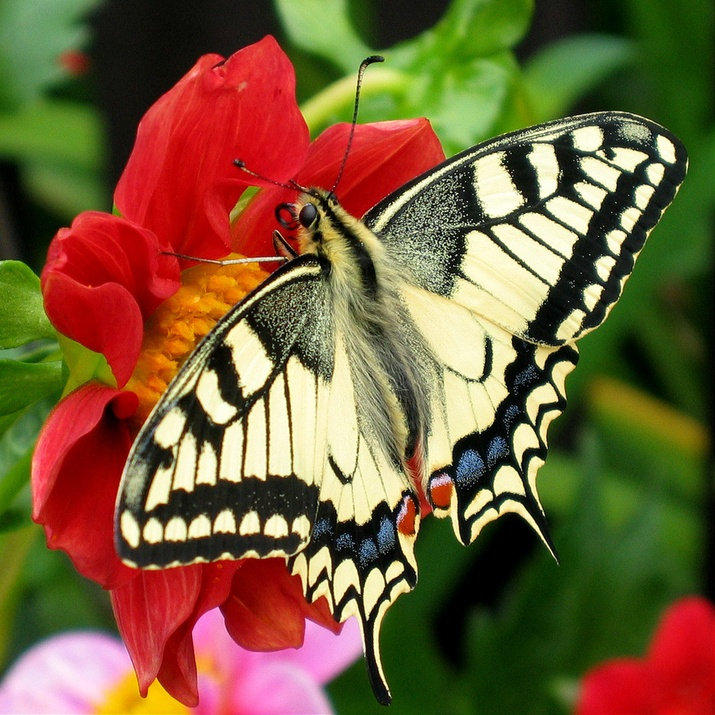
#> input picture butterfly.jpg, 715 x 715 px, shrunk from 931 x 931 before the run
$ python opencv.py
#> lines starting #> are read from the running program, lines starting #| are printed output that depends on the picture
import cv2 as cv


img1 = cv.imread('butterfly.jpg')
#> img1 is the input picture: shape (715, 715, 3); mean B, G, R 57.2, 93.2, 118.3
img2 = cv.imread('flower.jpg')
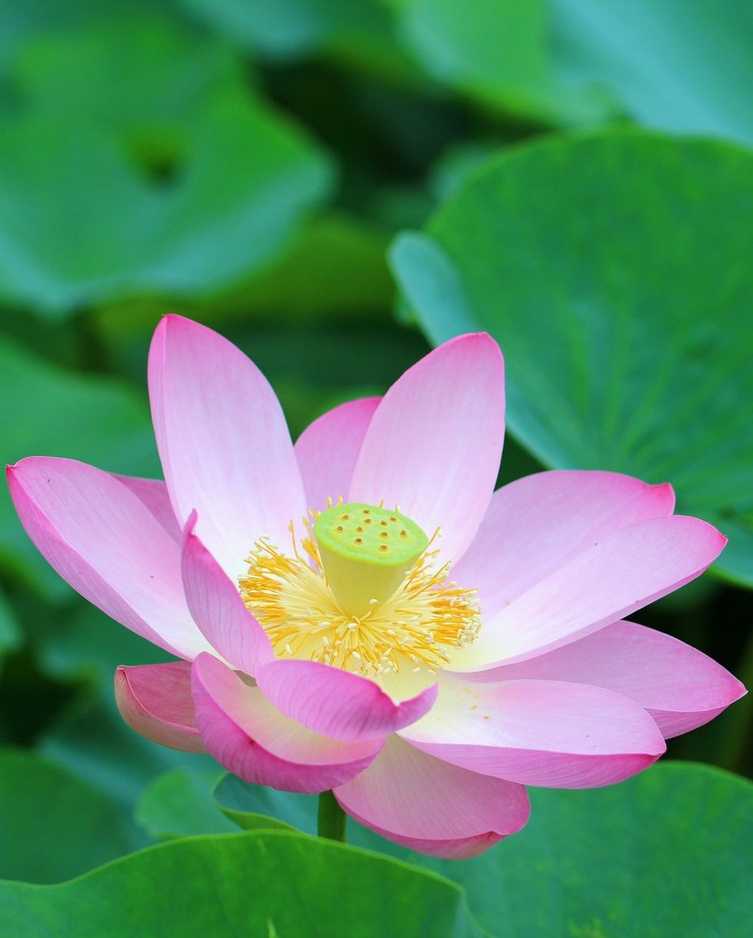
#> input picture flower.jpg, 753 x 938 px, shrunk from 980 x 1221 before the run
#> img2 is the input picture: shape (938, 753, 3); mean B, G, R 109.8, 138.5, 95.3
height_im1 = img1.shape[0]
#> height_im1 = 715
witdth_im1 = img1.shape[1]
#> witdth_im1 = 715
height_im2 = img2.shape[0]
#> height_im2 = 938
width_im2 = img2.shape[1]
#> width_im2 = 753

min_height = min(height_im1, height_im2)
#> min_height = 715
min_width = min( witdth_im1, width_im2)
#> min_width = 715

cropped_im1 = img1[0:min_height, 0: min_width]
cropped_im2 = img2[0:min_height, 0:min_width]
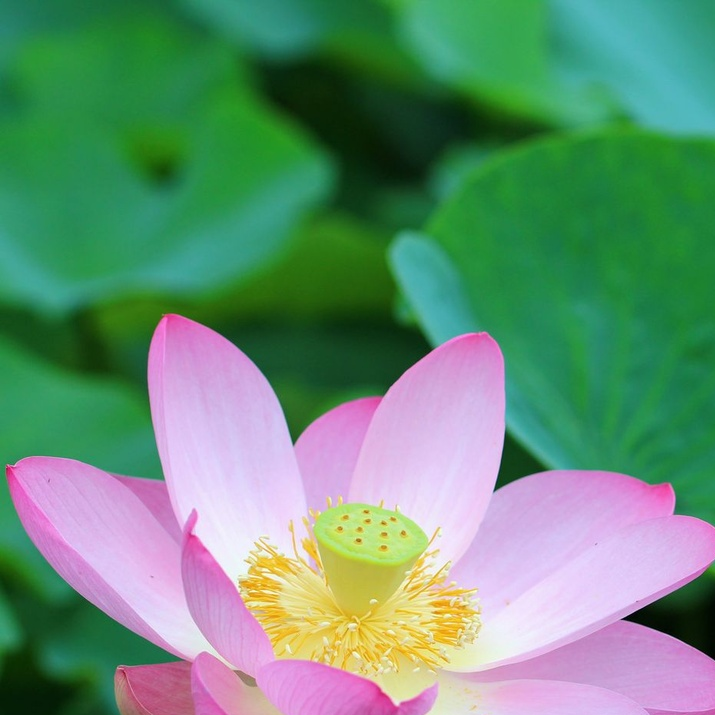
#> cropped_im2: shape (715, 715, 3); mean B, G, R 117.7, 144.1, 103.8

addedimg = cv.add(cropped_im1, cropped_im2)
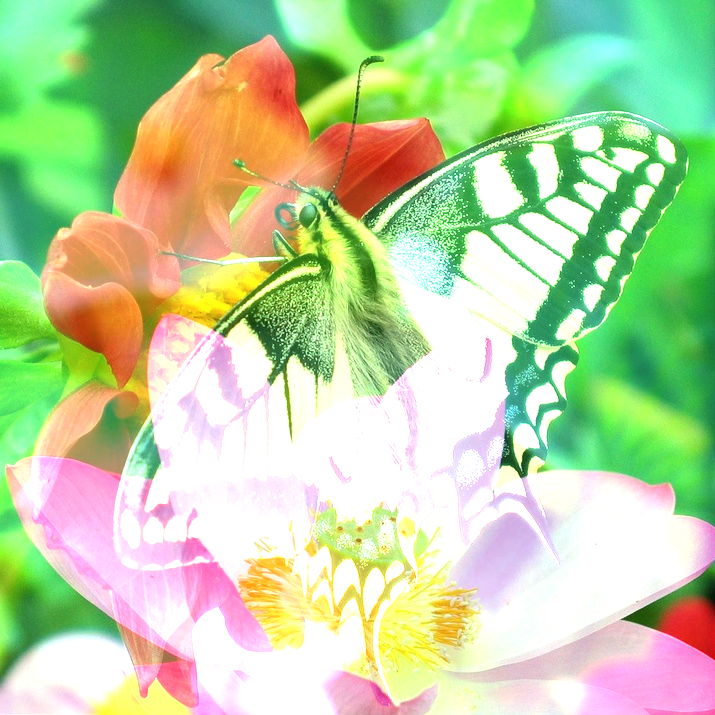
#> addedimg: shape (715, 715, 3); mean B, G, R 158.8, 210.8, 186.2
cv.imshow("added img1", addedimg)
cv.waitKey(0)
